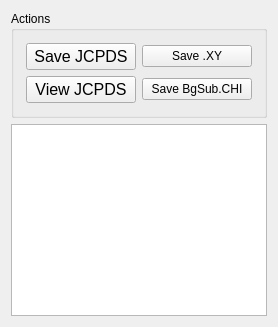
      <widget class="QWidget" name="tabOutput">
       <attribute name="title">
        <string>Output</string>
       </attribute>
       <layout class="QVBoxLayout" name="verticalLayout_9">
        <item>
         <widget class="QGroupBox" name="groupBox_12">
          <property name="sizePolicy">
           <sizepolicy hsizetype="Minimum" vsizetype="Fixed">
            <horstretch>0</horstretch>
            <verstretch>0</verstretch>
           </sizepolicy>
          </property>
          <property name="maximumSize">
           <size>
            <width>16777215</width>
            <height>16777215</height>
           </size>
          </property>
          <property name="title">
           <string>Actions</string>
          </property>
          <property name="flat">
           <bool>true</bool>
          </property>
          <layout class="QGridLayout" name="gridLayout_2">
           <property name="leftMargin">
            <number>12</number>
           </property>
           <property name="topMargin">
            <number>12</number>
           </property>
           <property name="rightMargin">
            <number>12</number>
           </property>
           <property name="bottomMargin">
            <number>12</number>
           </property>
           <item row="1" column="0">
            <widget class="QPushButton" name="pushButton_ViewJCPDS">
             <property name="sizePolicy">
              <sizepolicy hsizetype="Preferred" vsizetype="Fixed">
               <horstretch>0</horstretch>
               <verstretch>0</verstretch>
              </sizepolicy>
             </property>
             <property name="font">
              <font>
               <family>Helvetica</family>
               <pointsize>12</pointsize>
               <weight>50</weight>
               <italic>false</italic>
               <bold>false</bold>
              </font>
             </property>
             <property name="text">
              <string>View JCPDS</string>
             </property>
            </widget>
           </item>
           <item row="0" column="0">
            <widget class="QPushButton" name="pushButton_SaveJCPDS">
             <property name="sizePolicy">
              <sizepolicy hsizetype="Preferred" vsizetype="Fixed">
               <horstretch>0</horstretch>
               <verstretch>0</verstretch>
              </sizepolicy>
             </property>
             <property name="font">
              <font>
               <family>Helvetica</family>
               <pointsize>12</pointsize>
               <weight>50</weight>
               <italic>false</italic>
               <bold>false</bold>
              </font>
             </property>
             <property name="text">
              <string>Save JCPDS</string>
             </property>
            </widget>
           </item>
           <item row="0" column="1">
            <widget class="QPushButton" name="pushButton_SaveXY">
             <property name="sizePolicy">
              <sizepolicy hsizetype="Preferred" vsizetype="Fixed">
               <horstretch>0</horstretch>
               <verstretch>0</verstretch>
              </sizepolicy>
             </property>
             <property name="text">
              <string>Save .XY</string>
             </property>
            </widget>
           </item>
           <item row="1" column="1">
            <widget class="QPushButton" name="pushButton_SaveCHI">
             <property name="sizePolicy">
              <sizepolicy hsizetype="Preferred" vsizetype="Fixed">
               <horstretch>0</horstretch>
               <verstretch>0</verstretch>
              </sizepolicy>
             </property>
             <property name="text">
              <string>Save BgSub.CHI</string>
             </property>
            </widget>
           </item>
          </layout>
         </widget>
        </item>
        <item>
         <widget class="QPlainTextEdit" name="plainTextEdit_ViewJCPDS">
          <property name="sizePolicy">
           <sizepolicy hsizetype="Expanding" vsizetype="Expanding">
            <horstretch>0</horstretch>
            <verstretch>0</verstretch>
           </sizepolicy>
          </property>
          <property name="focusPolicy">
           <enum>Qt::StrongFocus</enum>
          </property>
         </widget>
        </item>
       </layout>
      </widget>
